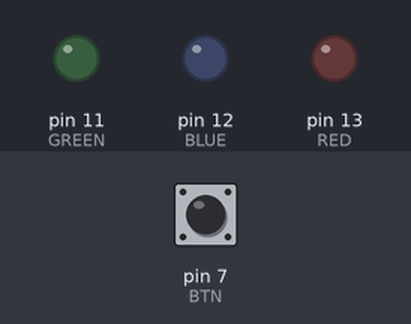
Recording of a sketch running on a simulated Arduino Uno, built with avr-gcc and run on an emulated ATmega328P. On the bench: output pins drawn as LEDs (lit = HIGH). The test bench sets the inputs (shaded band); at power-on: pin 7 (BTN) LOW.

Above: at 1.2 s.
1.3 s: pin 7 (BTN) pulled HIGH for 0.15 s
At 2.3 s:
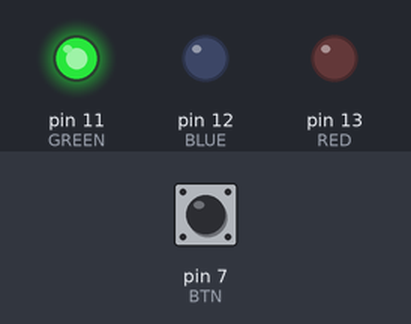
2.9 s: pin 7 (BTN) pulled HIGH for 1 s
At 4.8 s:
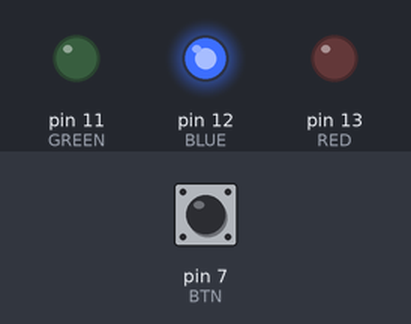
5.4 s: pin 7 (BTN) pulled HIGH for 0.15 s
At 6.7 s:
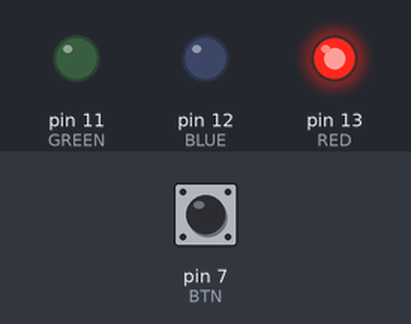
7.0 s: pin 7 (BTN) pulled HIGH for 3.2 s
At 10.8 s:
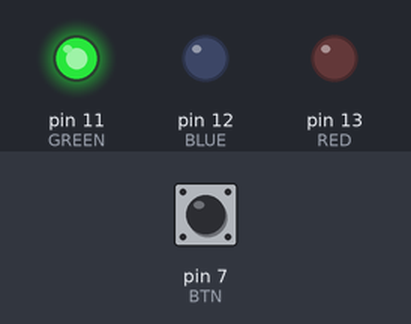
Timing chart, 0 to 12.3 s (numbered marks = the images above; inputs shaded):
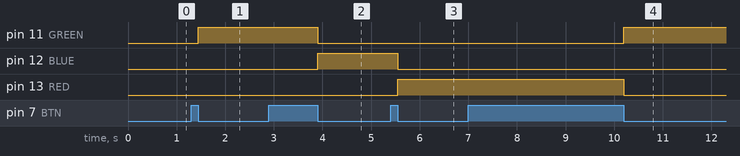

Measured:
- after the input at 1.3 s, pin 11 (GREEN): LOW → HIGH after 0.15 s
- after the input at 2.9 s, pin 11 (GREEN): HIGH → LOW after 1.0 s; pin 12 (BLUE): LOW → HIGH after 1.0 s
- after the input at 5.4 s, pin 12 (BLUE): HIGH → LOW after 0.15 s; pin 13 (RED): LOW → HIGH after 0.15 s
- after the input at 7.0 s, pin 11 (GREEN): LOW → HIGH after 3.2 s; pin 13 (RED): HIGH → LOW after 3.2 s

The sketch:

program.ino
```cpp
#define RED 13
#define BLUE 12
#define GREEN 11
#define BTN 7

int btnDown = 0;
int btnUp = 0;
int color = 0;

void setup(){
  pinMode(BTN, INPUT);
  pinMode(RED, OUTPUT);
  pinMode(BLUE, OUTPUT);
  pinMode(GREEN, OUTPUT);
}

void changeColor() {
  if (color % 3 == 0) {
    digitalWrite(RED, LOW);
  } else if (color % 3 == 1) {
	digitalWrite(GREEN, LOW);
  } else {
	digitalWrite(BLUE, LOW);
  }
  digitalWrite(11 + color % 3, HIGH);
  color ++;
}


void turnOnLight() {
  if (btnDown == 1 && btnUp == 1) {
    btnDown = 0;
    btnUp = 0;
    changeColor();
  }
}

void loop(){
  if (digitalRead(BTN) == HIGH) {
    btnDown = 1;
    btnUp = 0;
  } else {
	btnUp = 1;
  }
  turnOnLight();
}
```
